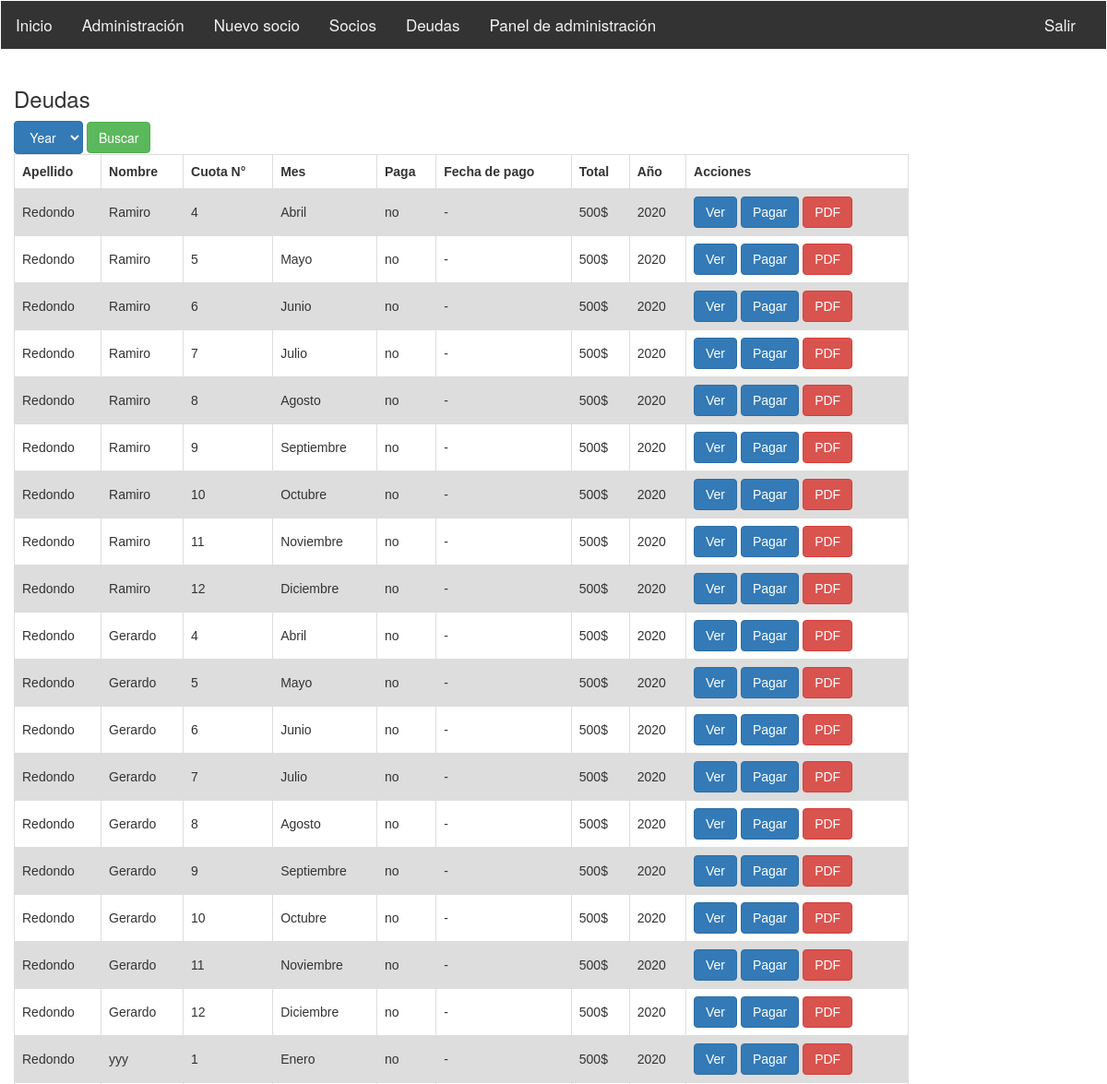
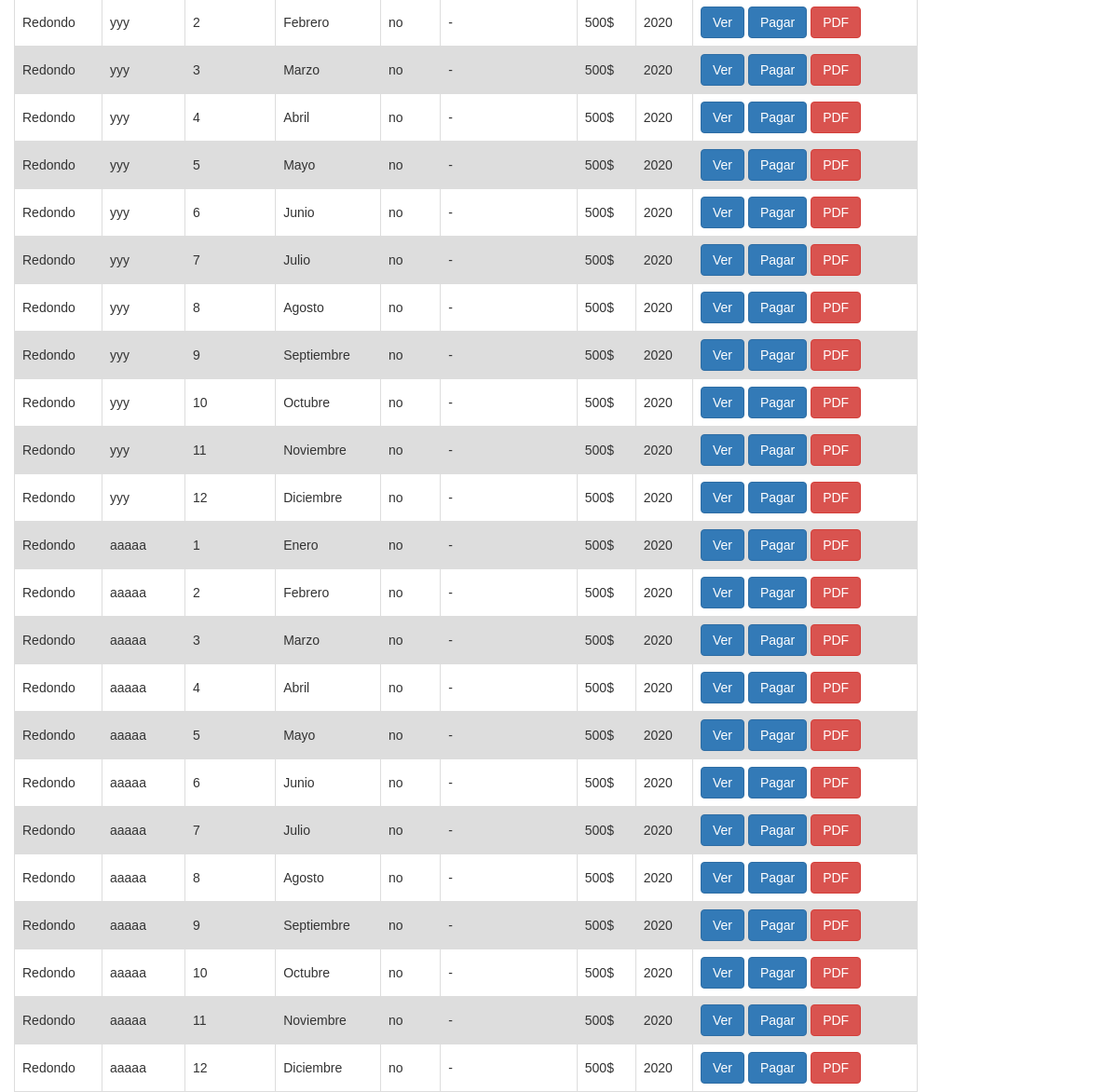
/index/deudas (signed in), run on an earlier commit of the app's database (2 pictures, top to bottom).
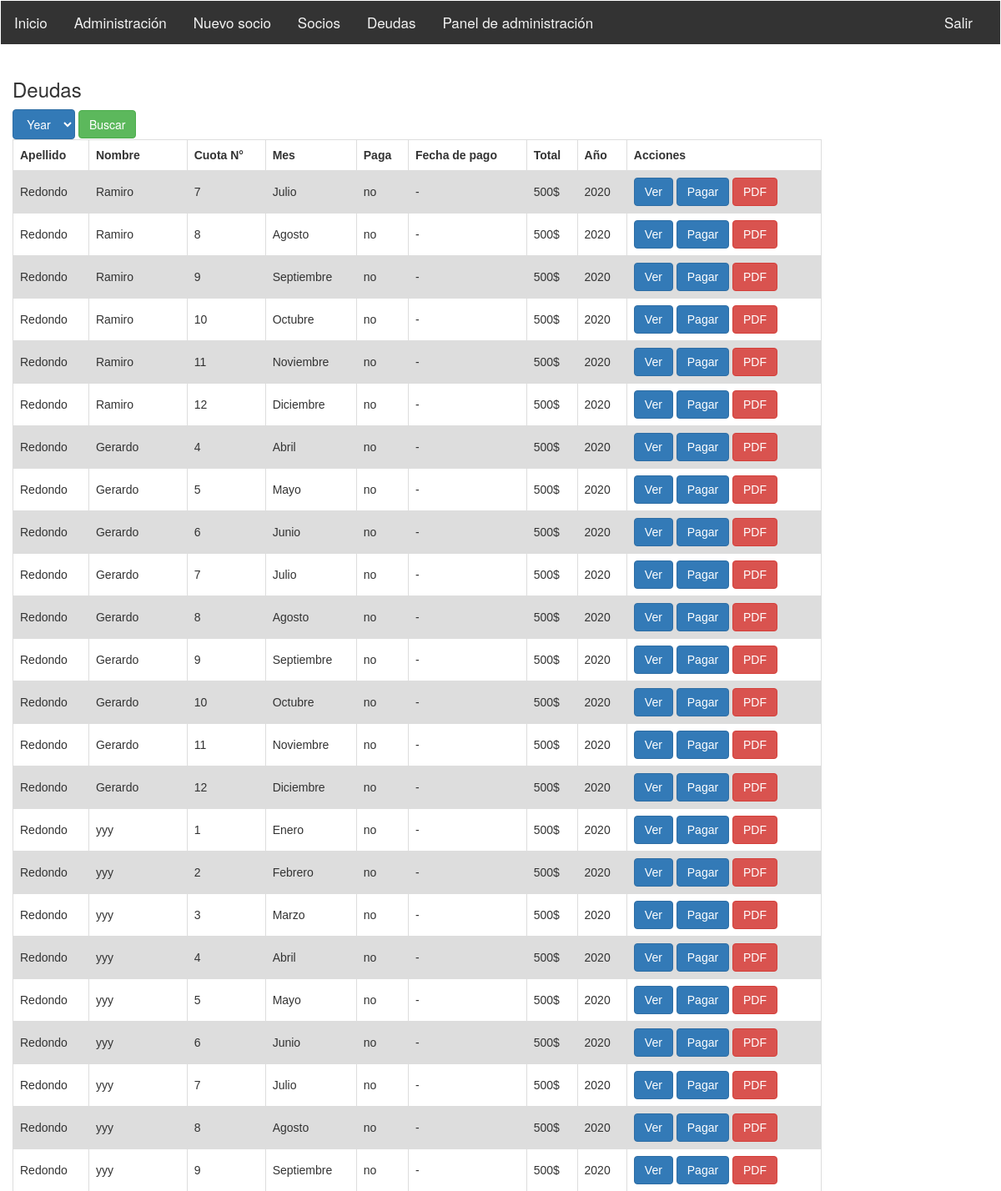
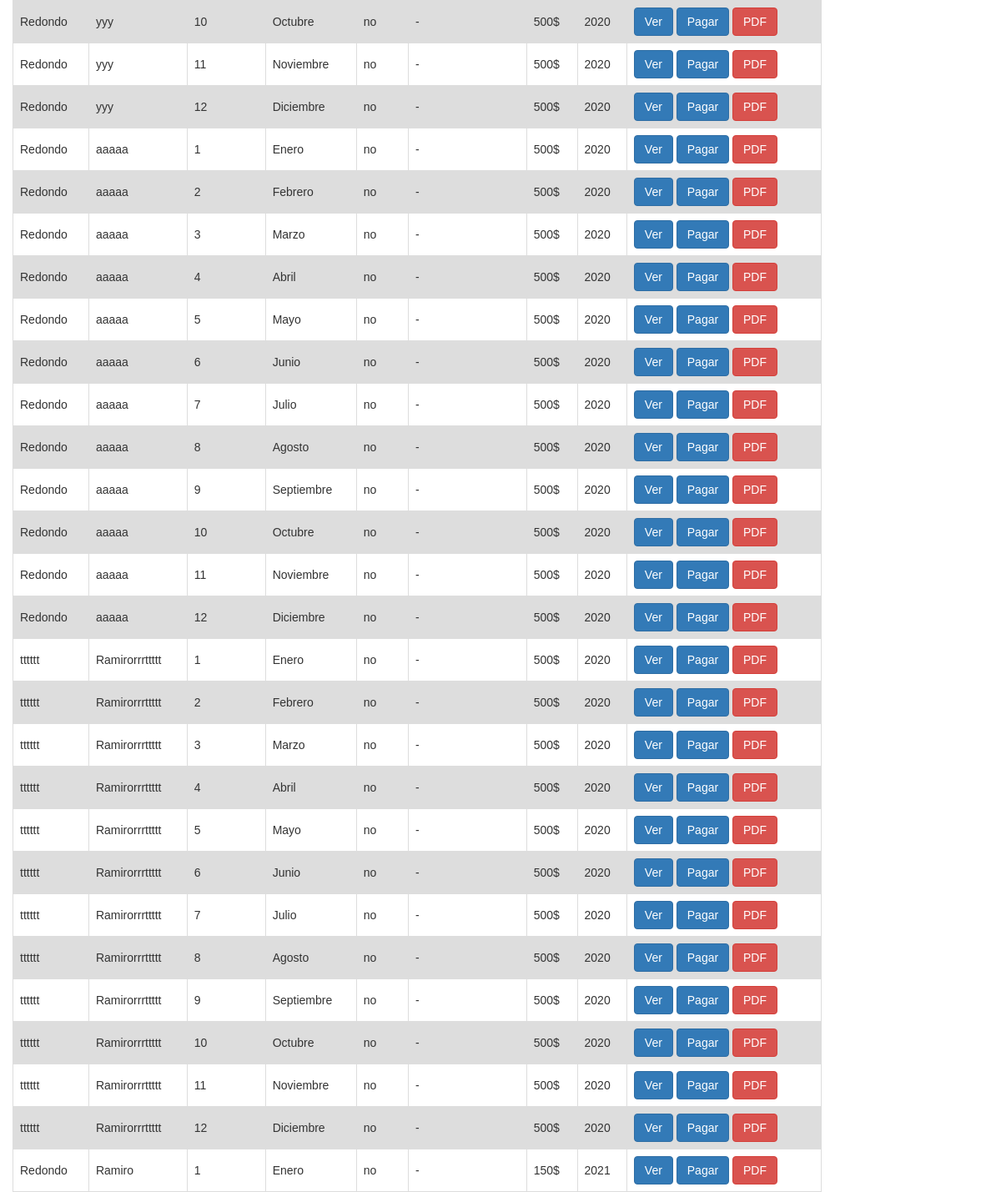
And on a later commit of the database (2 pictures, top to bottom).
### sistemasocioscap/models.py (models this page shows)
class Cuota(models.Model):
	"""docstring for Cuota"""
	nrocuota = models.CharField (max_length = 200)
	mes = models.CharField (max_length = 200, null=True, blank=True)
	pago = models.CharField(max_length=32,choices=[('si', 'Si'),('no', 'No')], default="",null = True, blank=True)
	fecha_pago = models.DateField(null=True, blank=True)
	total = models.IntegerField (null=True)
	aniocuota = models.CharField (max_length = 200,null=True, blank=True)
	registro = models.ForeignKey('RegistroPagos', on_delete=models.SET_NULL, null=True, blank=True)
	socio = models.ForeignKey('Socio', on_delete=models.SET_NULL, null=True, blank=True)
	def __str__(self):
    		return self.nrocuota
  	def get_absolute_url(self):
    		return reverse ('cuota-detail', args=[str(self.id)])

class Socio (models.Model):
	dni = models.IntegerField ()
	nombre = models.CharField(max_length= 200)
	apellido = models.CharField (max_length = 200)
	fecha_nacimiento = models.DateField(null = True, blank=True)
	nrosocio = models.IntegerField(null = True, blank=True)
	direccion = models.CharField (max_length = 200)
	mail = models.EmailField(max_length=254, null=True)
	cbu = models.IntegerField (null=True)
	dar_baja = models.CharField(max_length=32,choices=[('si', 'Si'),('no', 'No')],null = True, blank=True)
	registro = models.OneToOneField(RegistroPagos, on_delete=models.SET_NULL, null = True, blank=True)
	cobrador = models.ForeignKey(Cobrador, on_delete=models.SET_NULL, null = True, blank=True)
  	def get_absolute_url(self):
    		return reverse ('socio-detail', args=[str(self.id)])

### sistemasocioscap/views.py (the view)
def cuotas_deuda(request):
    cuotas = Cuota.objects.filter(pago='no')
    return render(request, 'deudas.html',{'cuotas': cuotas})

### sistemasocioscap/templates/deudas.html (shortened to what this page needs)
{% extends "base_generic.html" %}
{% block content %}
<h3>Deudas</h3>
<form method="get">
    <select class="btn btn-primary" id="selectyear" name="select_year" >
        <option  value="" selected="selected">Year</option>
      </select>
    <button type="submit" class="btn btn-success">Buscar</button>
  </form>
<table class="tablasocios" >
    {% if cuotas %}
    <tr>
     <th scope="row">Apellido</th>
      <th>Nombre</th>
      <th>Cuota N°</th>
      <th>Mes</th>
      <th>Paga</th>
      <th>Fecha de pago </th>
      <th>Total</th>
      <th>Año</th>
      <th>Acciones</th>
    </tr>
    {% for cuota in cuotas %}
    <tr>
      <td>{{cuota.socio.apellido}}</td>
      <td>{{cuota.socio.nombre}}</td>
      <td>{{cuota.nrocuota}}</td>
      <td>{{cuota.mes}}</td>
      <td>{{cuota.pago}}</td>
      {% if cuota.fecha_pago != None%}
      <td> {{cuota.fecha_pago }}</td>
      {% else %}
      <td>-</td>
      {% endif %}
      <td>{{cuota.total}}$</td>
      <td>{{cuota.aniocuota}}</td>
      <td>
        <a class="btn btn-primary" href="">Ver</a>
        <a class="btn btn-primary" href="">Pagar</a>
        <a class="btn btn-danger" href="">PDF</a>
      </td>
    </tr>
    {% endfor %}
    {% endif %}
  </table>
{% endblock %}
{% load static %}

What changed in the data, as far as the page shows it:
no longer on this page (row edited): Cuota: socio.apellido "Redondo", socio.nombre "Ramiro", nrocuota "4", mes "Abril", pago "no", total "500", aniocuota "2020"
no longer on this page (row edited): Cuota: socio.apellido "Redondo", socio.nombre "Ramiro", nrocuota "5", mes "Mayo", pago "no", total "500", aniocuota "2020"
no longer on this page (row edited): Cuota: socio.apellido "Redondo", socio.nombre "Ramiro", nrocuota "6", mes "Junio", pago "no", total "500", aniocuota "2020"
added Cuota: socio.apellido "tttttt", socio.nombre "Ramirorrrttttt", nrocuota "1", mes "Enero", pago "no", total "500", aniocuota "2020"
added Cuota: socio.apellido "tttttt", socio.nombre "Ramirorrrttttt", nrocuota "2", mes "Febrero", pago "no", total "500", aniocuota "2020"
added Cuota: socio.apellido "tttttt", socio.nombre "Ramirorrrttttt", nrocuota "3", mes "Marzo", pago "no", total "500", aniocuota "2020"
added Cuota: socio.apellido "tttttt", socio.nombre "Ramirorrrttttt", nrocuota "4", mes "Abril", pago "no", total "500", aniocuota "2020"
added Cuota: socio.apellido "tttttt", socio.nombre "Ramirorrrttttt", nrocuota "5", mes "Mayo", pago "no", total "500", aniocuota "2020"
added Cuota: socio.apellido "tttttt", socio.nombre "Ramirorrrttttt", nrocuota "6", mes "Junio", pago "no", total "500", aniocuota "2020"
added Cuota: socio.apellido "tttttt", socio.nombre "Ramirorrrttttt", nrocuota "7", mes "Julio", pago "no", total "500", aniocuota "2020"
added Cuota: socio.apellido "tttttt", socio.nombre "Ramirorrrttttt", nrocuota "8", mes "Agosto", pago "no", total "500", aniocuota "2020"
added Cuota: socio.apellido "tttttt", socio.nombre "Ramirorrrttttt", nrocuota "9", mes "Septiembre", pago "no", total "500", aniocuota "2020"
added Cuota: socio.apellido "tttttt", socio.nombre "Ramirorrrttttt", nrocuota "10", mes "Octubre", pago "no", total "500", aniocuota "2020"
added Cuota: socio.apellido "tttttt", socio.nombre "Ramirorrrttttt", nrocuota "11", mes "Noviembre", pago "no", total "500", aniocuota "2020"
added Cuota: socio.apellido "tttttt", socio.nombre "Ramirorrrttttt", nrocuota "12", mes "Diciembre", pago "no", total "500", aniocuota "2020"
added Cuota: socio.apellido "Redondo", socio.nombre "Ramiro", nrocuota "1", mes "Enero", pago "no", total "150", aniocuota "2021"
